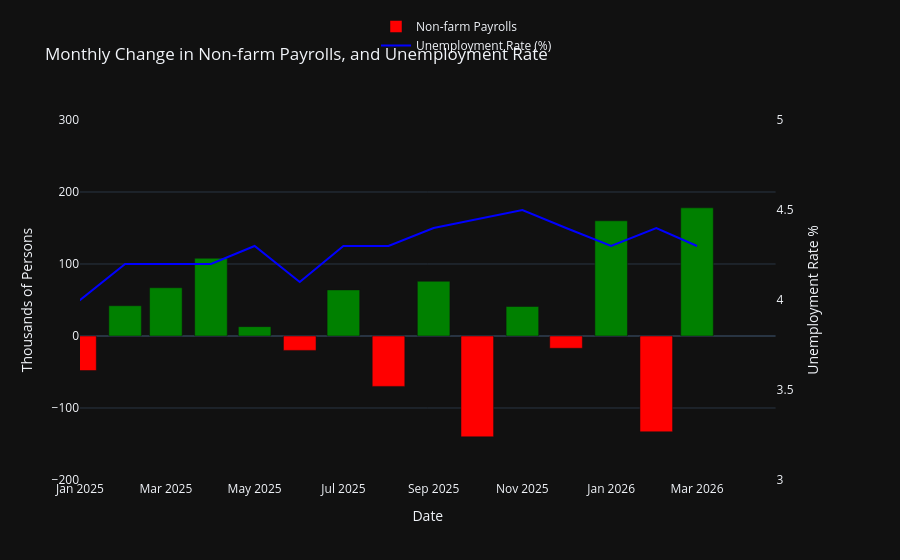

This figure's notebook cell:
### Code cell
# US Non-farm Payrolls and Unemployment

def get_jobs():   

    payrolls = combined_df["PAYEMS"].dropna()
    unrate = combined_df["UNRATE"].dropna()

    months = len(payrolls)
    rows = []
    for i in range(months+1):
        date_latest = pd.Timestamp(TODAY + relativedelta(months=-1-i, day=1))
        date_1m = pd.Timestamp(TODAY + relativedelta(months=-2-i, day=1))
        latest = payrolls.asof(date_latest)
        last_1m = payrolls.asof(date_1m)
        diff = latest - last_1m
        rows.append({"Date": date_latest, "Change": diff})
    payrolls_df = pd.DataFrame(rows).set_index("Date").sort_index()

    fig = make_subplots(specs=[[{"secondary_y": True}]])

    fig.add_trace(
        go.Bar(
            x=payrolls_df.index,          
            y=payrolls_df["Change"],
            name="Non-farm Payrolls",
            marker_color=["green" if v > 0 else "red" for v in payrolls_df["Change"]]
        ), 
        secondary_y=False,
    )

    fig.add_trace(
        go.Scatter(
            x=unrate.index,
            y=unrate.values,
            name="Unemployment Rate (%)",
            line_color="blue",
            hovertemplate='%{x}, %{y:.2f}%'
        ),
        secondary_y=True,
    )

    fig.update_yaxes(title_text="Thousands of Persons", secondary_y=False)
    fig.update_yaxes(title_text="Unemployment Rate %", range=[3,5], showgrid=False, secondary_y=True)   
    fig.update_layout(
        title="Monthly Change in Non-farm Payrolls, and Unemployment Rate",
        xaxis=dict(range=[CHART_START_DATE,TODAY]),
        yaxis=dict(range=[-200,300]),
        xaxis_title="Date",
        yaxis_title="Thousands of Persons",
        template="plotly_dark",
        legend=dict(yanchor="top", y=1.3, xanchor="left", x=0.4)
    )

    fig.show()
get_jobs()

### Figure 1 — Plotly figure (JSON) as saved in the notebook; plotly's stock layout.template omitted (floating-point values rounded to 4 significant figures; data arrays with more than 128 entries replaced by an {"elided": "..."} marker saying what was removed)
{"data": [{"marker": {"color": {"elided": "1048 str values"}}, "name": "Non-farm Payrolls", "type": "bar", "x": {"elided": "1048 str values"}, "xaxis": "x", "y": {"elided": "1048 float values"}, "yaxis": "y"}, {"hovertemplate": "%{x}, %{y:.2f}%", "line": {"color": "blue"}, "name": "Unemployment Rate (%)", "type": "scatter", "x": {"elided": "938 str values"}, "xaxis": "x", "y": {"elided": "938 float values"}, "yaxis": "y2"}], "layout": {"legend": {"x": 0.4, "xanchor": "left", "y": 1.3, "yanchor": "top"}, "title": {"text": "Monthly Change in Non-farm Payrolls, and Unemployment Rate"}, "xaxis": {"anchor": "y", "domain": [0, 0.94], "range": ["2025-01-01", "2026-04-24"], "title": {"text": "Date"}}, "yaxis": {"anchor": "x", "domain": [0, 1], "range": [-200, 300], "title": {"text": "Thousands of Persons"}}, "yaxis2": {"anchor": "x", "overlaying": "y", "range": [3, 5], "showgrid": false, "side": "right", "title": {"text": "Unemployment Rate %"}}}}
